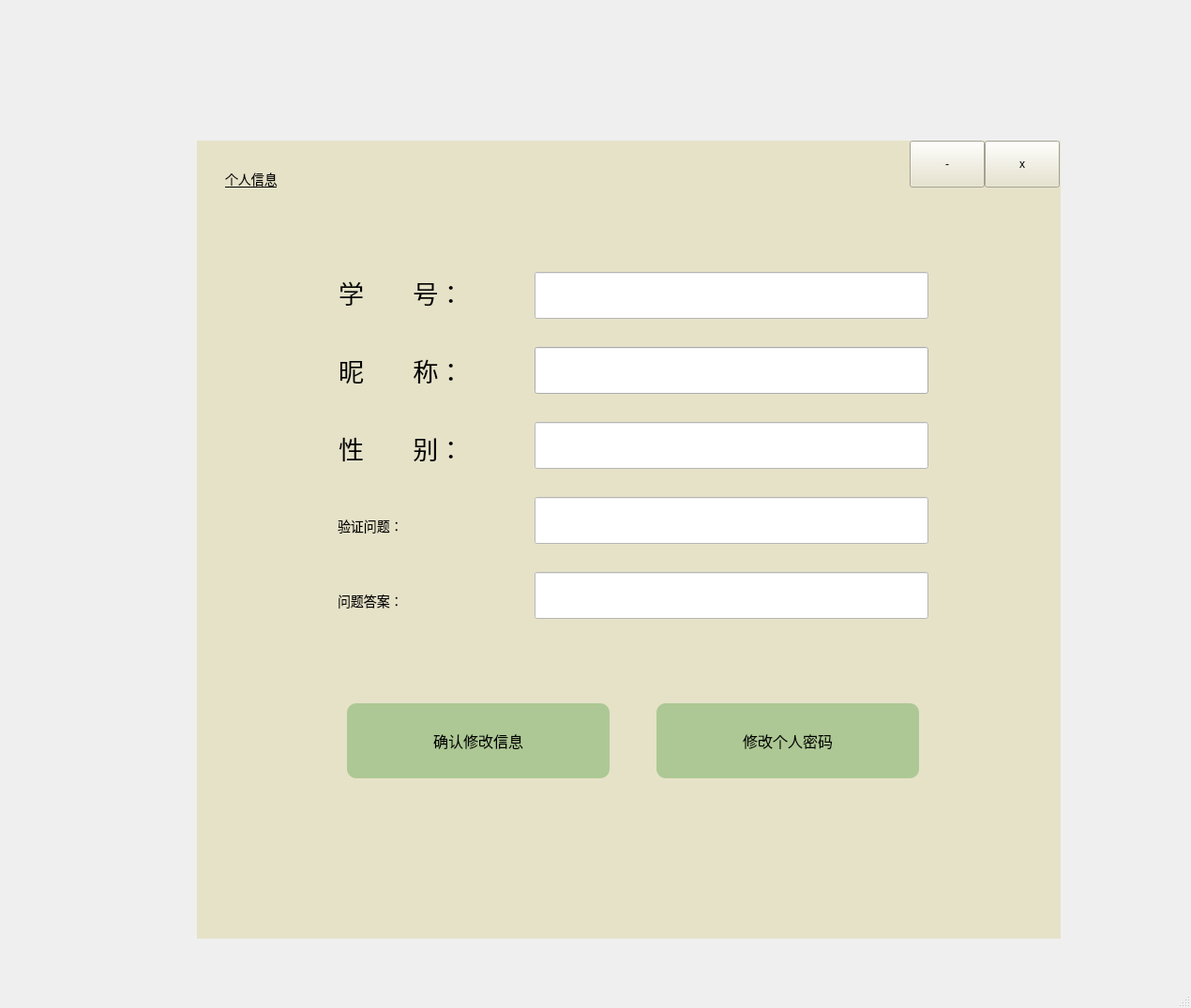
<?xml version="1.0" encoding="UTF-8"?>
<ui version="4.0">
 <class>Personnal</class>
 <widget class="QMainWindow" name="Personnal">
  <property name="geometry">
   <rect>
    <x>0</x>
    <y>0</y>
    <width>1270</width>
    <height>1075</height>
   </rect>
  </property>
  <property name="windowTitle">
   <string>MainWindow</string>
  </property>
  <widget class="QWidget" name="centralwidget">
   <widget class="QLabel" name="label">
    <property name="geometry">
     <rect>
      <x>361</x>
      <y>291</y>
      <width>171</width>
      <height>41</height>
     </rect>
    </property>
    <property name="font">
     <font>
      <family>Arial</family>
      <pointsize>20</pointsize>
     </font>
    </property>
    <property name="text">
     <string>学       号：</string>
    </property>
   </widget>
   <widget class="QLineEdit" name="Name">
    <property name="geometry">
     <rect>
      <x>570</x>
      <y>370</y>
      <width>420</width>
      <height>50</height>
     </rect>
    </property>
    <property name="font">
     <font>
      <family>Arial</family>
      <pointsize>20</pointsize>
     </font>
    </property>
    <property name="text">
     <string/>
    </property>
   </widget>
   <widget class="QLabel" name="label_3">
    <property name="geometry">
     <rect>
      <x>361</x>
      <y>457</y>
      <width>191</width>
      <height>41</height>
     </rect>
    </property>
    <property name="font">
     <font>
      <family>Arial</family>
      <pointsize>20</pointsize>
     </font>
    </property>
    <property name="text">
     <string>性       别：</string>
    </property>
   </widget>
   <widget class="QFrame" name="frame">
    <property name="geometry">
     <rect>
      <x>210</x>
      <y>150</y>
      <width>921</width>
      <height>851</height>
     </rect>
    </property>
    <property name="font">
     <font>
      <family>Arial</family>
     </font>
    </property>
    <property name="styleSheet">
     <string notr="true">*{
background:rgb(255, 255, 255);
}
QFrame{
border:sold 10px rgba(0,0,0);
background:rgb(230, 226, 200);
}
QLineEdit{
color:rgb(0, 0, 0);
background-color:rgb(255, 255, 255);
font-size:16px;
font-style:MingLiU-ExtB;
font: 18pt &quot;Arial&quot;;
}
QPushButton{
background:rgb(173, 200, 148);
border-style:outset;
border-radius:10px;
font-style:MingLiU-ExtB;
}
QPushButton:pressed{
background-color:rgb(180, 220, 160);
border-style:inset;
font-style:MingLiU-ExtB;
}

QLabel{
background:rgb(230, 226, 200);
color:rgb(0, 0, 0);
font-style:MingLiU-ExtB;
font-size:14px;
}
</string>
    </property>
    <property name="frameShape">
     <enum>QFrame::StyledPanel</enum>
    </property>
    <property name="frameShadow">
     <enum>QFrame::Raised</enum>
    </property>
    <widget class="QToolButton" name="Close_1">
     <property name="geometry">
      <rect>
       <x>840</x>
       <y>0</y>
       <width>80</width>
       <height>50</height>
      </rect>
     </property>
     <property name="styleSheet">
      <string notr="true">background:rgb(230, 226, 200);</string>
     </property>
     <property name="text">
      <string>x</string>
     </property>
    </widget>
    <widget class="QToolButton" name="Min_1">
     <property name="geometry">
      <rect>
       <x>760</x>
       <y>0</y>
       <width>80</width>
       <height>50</height>
      </rect>
     </property>
     <property name="styleSheet">
      <string notr="true">background:rgb(230, 226, 200);</string>
     </property>
     <property name="text">
      <string>-</string>
     </property>
    </widget>
    <widget class="QPushButton" name="Alterpass">
     <property name="geometry">
      <rect>
       <x>490</x>
       <y>600</y>
       <width>280</width>
       <height>80</height>
      </rect>
     </property>
     <property name="font">
      <font>
       <family>Arial</family>
       <pointsize>12</pointsize>
       <weight>50</weight>
       <italic>false</italic>
       <bold>false</bold>
      </font>
     </property>
     <property name="styleSheet">
      <string notr="true">font: 12pt &quot;Arial&quot;;</string>
     </property>
     <property name="text">
      <string>修改个人密码</string>
     </property>
    </widget>
    <widget class="QPushButton" name="AlterInfo">
     <property name="geometry">
      <rect>
       <x>160</x>
       <y>600</y>
       <width>280</width>
       <height>80</height>
      </rect>
     </property>
     <property name="font">
      <font>
       <family>Arial</family>
       <pointsize>12</pointsize>
       <weight>50</weight>
       <italic>false</italic>
       <bold>false</bold>
      </font>
     </property>
     <property name="styleSheet">
      <string notr="true">font: 12pt &quot;Arial&quot;;</string>
     </property>
     <property name="text">
      <string>确认修改信息</string>
     </property>
    </widget>
    <widget class="QLabel" name="label_6">
     <property name="geometry">
      <rect>
       <x>150</x>
       <y>390</y>
       <width>191</width>
       <height>41</height>
      </rect>
     </property>
     <property name="font">
      <font>
       <family>Arial</family>
       <pointsize>20</pointsize>
       <weight>50</weight>
       <italic>false</italic>
       <bold>false</bold>
      </font>
     </property>
     <property name="styleSheet">
      <string notr="true">background:rgb(230, 226, 200);
color:rgb(0, 0, 0);
font: 20pt &quot;Arial&quot;;</string>
     </property>
     <property name="text">
      <string>验证问题：</string>
     </property>
    </widget>
    <widget class="QLineEdit" name="Question">
     <property name="geometry">
      <rect>
       <x>360</x>
       <y>380</y>
       <width>420</width>
       <height>50</height>
      </rect>
     </property>
     <property name="font">
      <font>
       <family>Arial</family>
       <pointsize>18</pointsize>
       <weight>50</weight>
       <italic>false</italic>
       <bold>false</bold>
      </font>
     </property>
    </widget>
    <widget class="QLabel" name="label_7">
     <property name="geometry">
      <rect>
       <x>150</x>
       <y>470</y>
       <width>191</width>
       <height>41</height>
      </rect>
     </property>
     <property name="font">
      <font>
       <family>Arial</family>
       <pointsize>20</pointsize>
       <weight>50</weight>
       <italic>false</italic>
       <bold>false</bold>
      </font>
     </property>
     <property name="styleSheet">
      <string notr="true">font: 20pt &quot;Arial&quot;;</string>
     </property>
     <property name="text">
      <string>问题答案：</string>
     </property>
    </widget>
    <widget class="QLineEdit" name="Answer">
     <property name="geometry">
      <rect>
       <x>360</x>
       <y>460</y>
       <width>420</width>
       <height>50</height>
      </rect>
     </property>
     <property name="font">
      <font>
       <family>Arial</family>
       <pointsize>18</pointsize>
       <weight>50</weight>
       <italic>false</italic>
       <bold>false</bold>
      </font>
     </property>
    </widget>
    <widget class="QLineEdit" name="Sno">
     <property name="geometry">
      <rect>
       <x>360</x>
       <y>140</y>
       <width>420</width>
       <height>50</height>
      </rect>
     </property>
     <property name="font">
      <font>
       <family>Arial</family>
       <pointsize>18</pointsize>
       <weight>50</weight>
       <italic>false</italic>
       <bold>false</bold>
      </font>
     </property>
    </widget>
    <widget class="QLabel" name="label_4">
     <property name="geometry">
      <rect>
       <x>30</x>
       <y>10</y>
       <width>221</width>
       <height>61</height>
      </rect>
     </property>
     <property name="styleSheet">
      <string notr="true">font: 20pt &quot;Arial&quot;;
text-decoration: underline;</string>
     </property>
     <property name="text">
      <string>个人信息</string>
     </property>
    </widget>
    <widget class="QLineEdit" name="Sex">
     <property name="geometry">
      <rect>
       <x>360</x>
       <y>300</y>
       <width>420</width>
       <height>50</height>
      </rect>
     </property>
     <property name="font">
      <font>
       <family>Arial</family>
       <pointsize>18</pointsize>
       <weight>50</weight>
       <italic>false</italic>
       <bold>false</bold>
      </font>
     </property>
     <property name="text">
      <string/>
     </property>
    </widget>
   </widget>
   <widget class="QLabel" name="label_2">
    <property name="geometry">
     <rect>
      <x>361</x>
      <y>374</y>
      <width>181</width>
      <height>41</height>
     </rect>
    </property>
    <property name="font">
     <font>
      <family>Arial</family>
      <pointsize>20</pointsize>
     </font>
    </property>
    <property name="text">
     <string>昵       称：</string>
    </property>
   </widget>
   <zorder>frame</zorder>
   <zorder>Name</zorder>
   <zorder>label_2</zorder>
   <zorder>label_3</zorder>
   <zorder>label</zorder>
  </widget>
  <widget class="QMenuBar" name="menubar">
   <property name="geometry">
    <rect>
     <x>0</x>
     <y>0</y>
     <width>1270</width>
     <height>26</height>
    </rect>
   </property>
  </widget>
  <widget class="QStatusBar" name="statusbar"/>
 </widget>
 <resources/>
 <connections/>
</ui>
